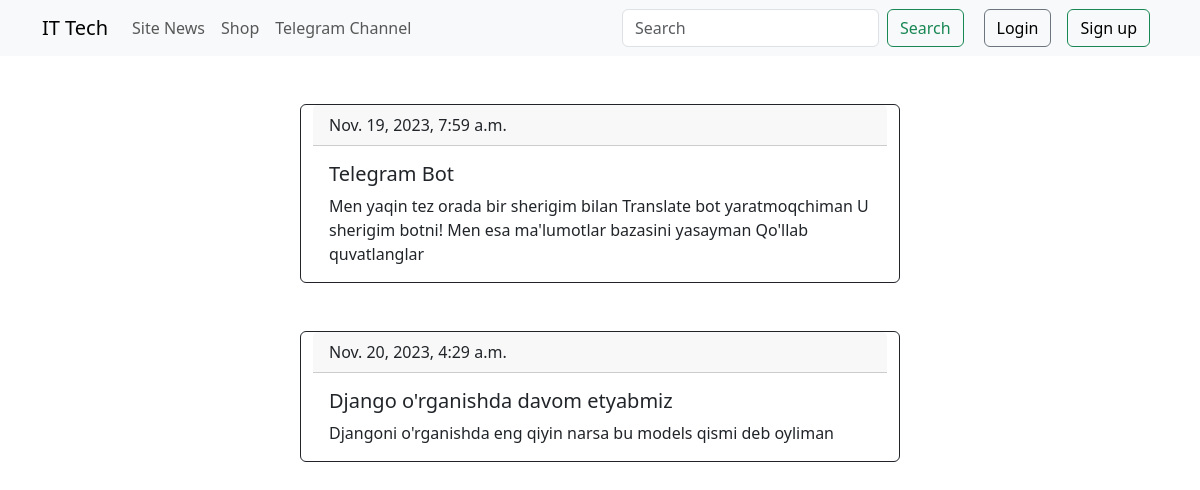
The page / on the database its author committed.
### app/models.py (models this page shows, shortened)
class AboutMe(models.Model):
    title = models.CharField(max_length=200)
    body = models.TextField(max_length=300)
    created_at = models.DateTimeField(auto_now_add=True)

### app/views.py (the view)
# urls.py: path('', home , name='base'),
def home(request):
    aboutme = AboutMe.objects.all()
    context = {
        'About':aboutme
    }
    return render(request, 'base.html', context=context)

### app/templates/base.html (shortened to what this page needs)
<!doctype html>
<html lang="en">
  <head>
    <link href="https://cdn.jsdelivr.net/npm/bootstrap@5.3.2/dist/css/bootstrap.min.css" rel="stylesheet">
  </head>
  <body>
    <nav class="navbar navbar-expand-lg bg-body-tertiary">
        <div class="container">
          <a class="navbar-brand" href="{% url 'base' %}">IT Tech</a>
          <div class="collapse navbar-collapse" id="navbarSupportedContent">
            <ul class="navbar-nav me-auto mb-2 mb-lg-0">
              <li class="nav-item">
                <a class="nav-link" href="{% url 'post' %}">Site News</a>
              </li>
              <li class="nav-item">
                <a class="nav-link" href="{% url 'shop' %}">Shop</a>
              </li>
              <li class="nav-item">
                <a class="nav-link" href="https://t.me/avazbekcoder">Telegram Channel</a>
              </li>
            </ul>
            <form class="d-flex" role="search">
              <input class="form-control me-2" type="search" placeholder="Search" aria-label="Search">
              <button class="btn btn-outline-success" type="submit">Search</button>
            </form>
            {% if user.is_authenticated %}
              <a href="" class="btn btn-outline-success" style="margin-left: 20px;">Dashboard</a>
              <a href="{% url 'logout' %}" class="btn btn-outline-secondary" style="margin-left: 20px;">LogOut</a>
            {% else %}
              <div class="me-2 d-grid gap-2 d-md-flex justify-content-md-end">
                <button class="btn btn-outline-secondary me-md-2" type="button" style="margin-left: 20px;"><a href="{% url 'login' %}" style="color: black; text-decoration: none;">Login</a></button>
                <button class="btn btn-outline-success" type="button"><a href="{% url 'signup' %}" style="color: black; text-decoration: none;">Sign up</a></button>
              </div>
              </div>
            {% endif %}
        </div>
      </nav>
    {% block content %}
      {% for i in About %}
    <div style="width: 600px;" class="container card border-dark mb-3 mt-5" style="max-width: 18rem;">
      <div class="card-header">{{i.created_at}}</div>
      <div class="card-body">
        <h5 class="card-title">{{i.title}}</h5>
        <p class="card-text">{{i.body}}</p>
      </div>
    </div>
    {% endfor %}
    {% endblock %}
  </body>
</html>

### rows shown on the page
AboutMe: created_at "Nov. 19, 2023, 7:59 a.m.", title "Telegram Bot", body "Men yaqin tez orada bir sherigim bilan Translate bot yaratmoqchiman U sherigim botni! Men esa ma'lumotlar bazasini yasayman Qo'llab quvatlanglar"
AboutMe: created_at "Nov. 20, 2023, 4:29 a.m.", title "Django o'rganishda davom etyabmiz", body "Djangoni o'rganishda eng qiyin narsa bu models qismi deb oyliman"
